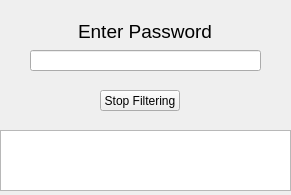
<?xml version="1.0" encoding="UTF-8"?>
<ui version="4.0">
 <class>MainWindow</class>
 <widget class="QMainWindow" name="MainWindow">
  <property name="geometry">
   <rect>
    <x>0</x>
    <y>0</y>
    <width>291</width>
    <height>195</height>
   </rect>
  </property>
  <property name="sizePolicy">
   <sizepolicy hsizetype="Fixed" vsizetype="Fixed">
    <horstretch>0</horstretch>
    <verstretch>0</verstretch>
   </sizepolicy>
  </property>
  <property name="windowTitle">
   <string>AccessSuperviser</string>
  </property>
  <widget class="QWidget" name="centralwidget">
   <widget class="QPushButton" name="PB_Stop">
    <property name="geometry">
     <rect>
      <x>100</x>
      <y>90</y>
      <width>80</width>
      <height>21</height>
     </rect>
    </property>
    <property name="text">
     <string>Stop Filtering</string>
    </property>
    <property name="shortcut">
     <string>Return</string>
    </property>
   </widget>
   <widget class="QLineEdit" name="LE_Pswd">
    <property name="geometry">
     <rect>
      <x>30</x>
      <y>50</y>
      <width>231</width>
      <height>21</height>
     </rect>
    </property>
   </widget>
   <widget class="QLineEdit" name="LE_EnterPswd">
    <property name="enabled">
     <bool>true</bool>
    </property>
    <property name="geometry">
     <rect>
      <x>30</x>
      <y>20</y>
      <width>231</width>
      <height>21</height>
     </rect>
    </property>
    <property name="font">
     <font>
      <pointsize>14</pointsize>
     </font>
    </property>
    <property name="styleSheet">
     <string notr="true">background-color: rgba(255,255,255,0);
border: 0;</string>
    </property>
    <property name="text">
     <string>Enter Password</string>
    </property>
    <property name="alignment">
     <set>Qt::AlignCenter</set>
    </property>
    <property name="readOnly">
     <bool>true</bool>
    </property>
   </widget>
   <widget class="QTextEdit" name="TE_Dir">
    <property name="geometry">
     <rect>
      <x>0</x>
      <y>130</y>
      <width>291</width>
      <height>61</height>
     </rect>
    </property>
   </widget>
  </widget>
 </widget>
 <resources/>
 <connections/>
</ui>
